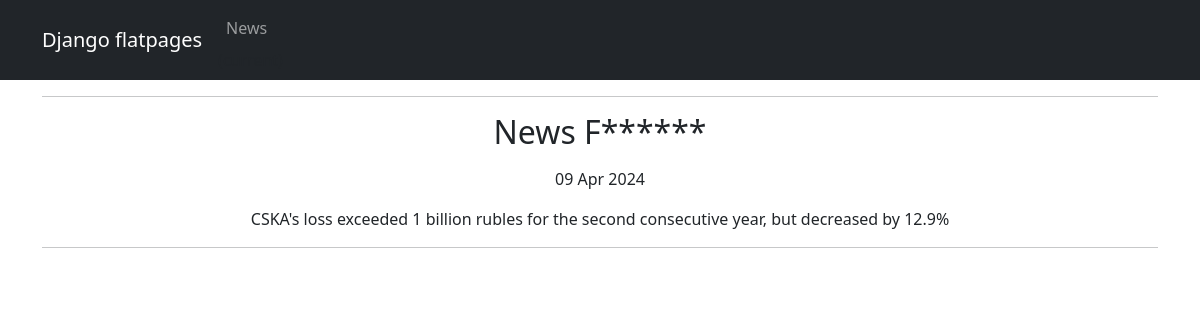
Screenshot of /news/1 with the database file from the repository.
### news/models.py (models this page shows, shortened)
class Post(models.Model):
    author = models.ForeignKey(Author, on_delete=models.CASCADE)
    NEWS = 'NW'
    ARTICLE = 'AR'
    CATEGORY_CHOICES = (
        (NEWS, 'Новость'),
        (ARTICLE, 'Статья'),
    )
    categoryType = models.CharField(max_length=2, choices=CATEGORY_CHOICES, default=ARTICLE)
    dateCreation = models.DateTimeField(auto_now_add=True)
    postCategory = models.ManyToManyField(Category, through='PostCategory')
    title = models.CharField(max_length=128)
    text = models.TextField()
    rating = models.SmallIntegerField(default=0)

### news/views.py (the view)
# urls.py: path('<int:pk>', PostDetailView.as_view()),
class PostDetailView(DetailView):
    model = Post
    template_name = 'news/details.html'
    context_object_name = 'new'

### news/templatetags/custom_filters.py (called while the page is built)
@register.filter()
def censor(value):
    for word in censor_list:
        value = value.replace(word[1:], '*' * len(word[1:]))
    return value

### news/templates/news/details.html (shortened to what this page needs)
{% extends 'news/default.html' %}
{% load custom_filters %}
{% block content %}
<hr>
<p><h2>{{ new.title|censor }}</h2><p>
<p> {{ new.dateCreation|date:'d M Y' }}<p>
<p>{{ new.text|censor }}<p>
<hr>
{% endblock content %}

### rows the page displays
Post: title|censor "News F******", dateCreation "09 Apr 2024", text|censor "CSKA's loss exceeded 1 billion rubles for the second consecutive year, but decreased by 12.9%"
